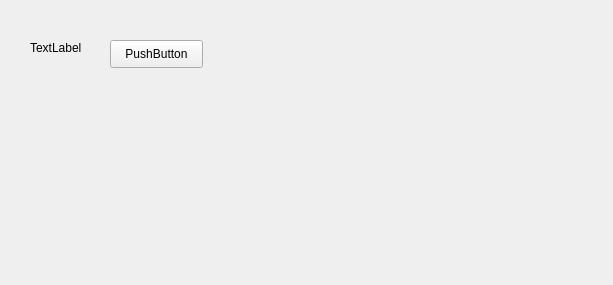
<?xml version="1.0" encoding="UTF-8"?>
<ui version="4.0">
 <class>Form</class>
 <widget class="QWidget" name="Form">
  <property name="geometry">
   <rect>
    <x>0</x>
    <y>0</y>
    <width>613</width>
    <height>285</height>
   </rect>
  </property>
  <property name="windowTitle">
   <string>Form</string>
  </property>
  <widget class="QPushButton" name="pushButton">
   <property name="geometry">
    <rect>
     <x>110</x>
     <y>40</y>
     <width>93</width>
     <height>28</height>
    </rect>
   </property>
   <property name="text">
    <string>PushButton</string>
   </property>
  </widget>
  <widget class="QLabel" name="label">
   <property name="geometry">
    <rect>
     <x>30</x>
     <y>40</y>
     <width>55</width>
     <height>16</height>
    </rect>
   </property>
   <property name="text">
    <string>TextLabel</string>
   </property>
  </widget>
  <widget class="QWidget" name="formLayoutWidget">
   <property name="geometry">
    <rect>
     <x>30</x>
     <y>79</y>
     <width>511</width>
     <height>161</height>
    </rect>
   </property>
   <layout class="QFormLayout" name="formLayout"/>
  </widget>
 </widget>
 <resources/>
 <connections/>
</ui>
